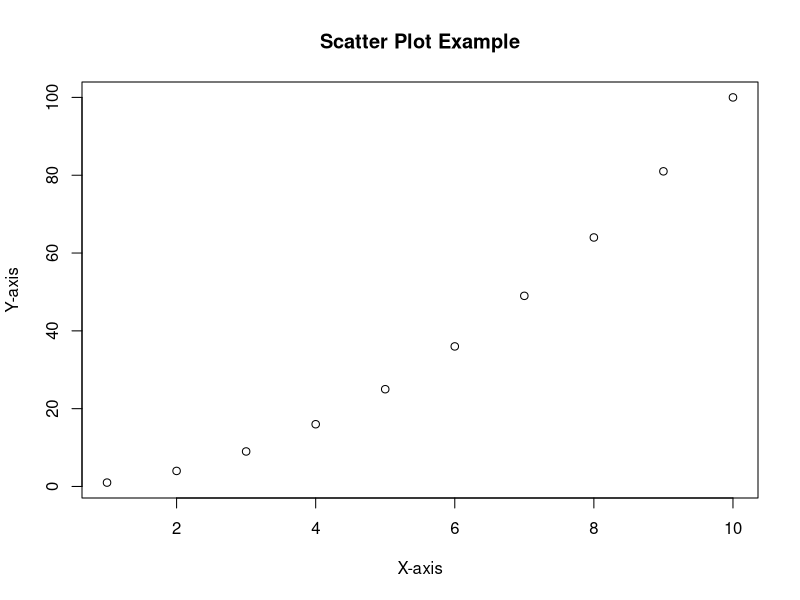
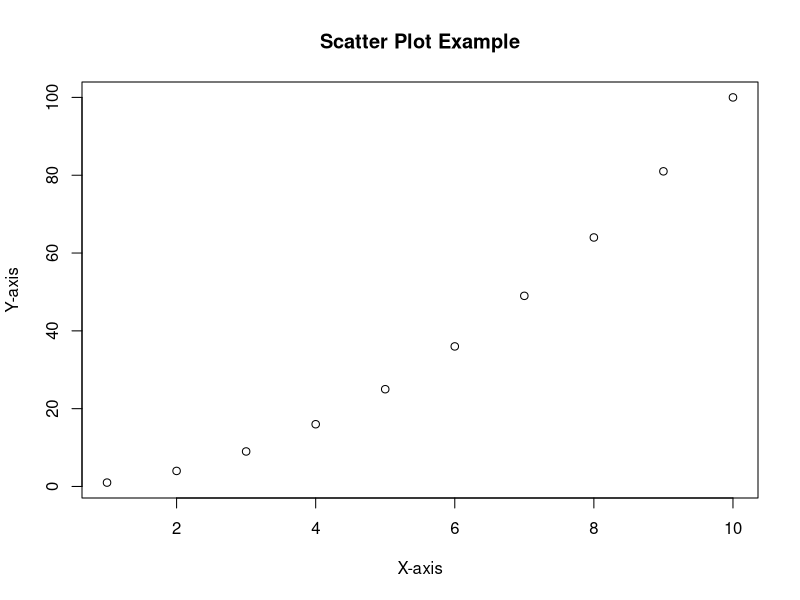

These charts were generated, in order, by the following R code:
# Sample data
x <- 1:10
y <- x^2

# Create a scatter plot
plot(x, y, type = "p", main = "Scatter Plot Example", xlab = "X-axis", ylab = "Y-axis")

# Save the plot to a PNG file (change the filename as needed)
png("scatter_plot.png")

# Print the plot to the active graphics device (in this case, the PNG file)
print(plot(x, y, type = "p", main = "Scatter Plot Example", xlab = "X-axis", ylab = "Y-axis"))

# Close the PNG file
dev.off()
